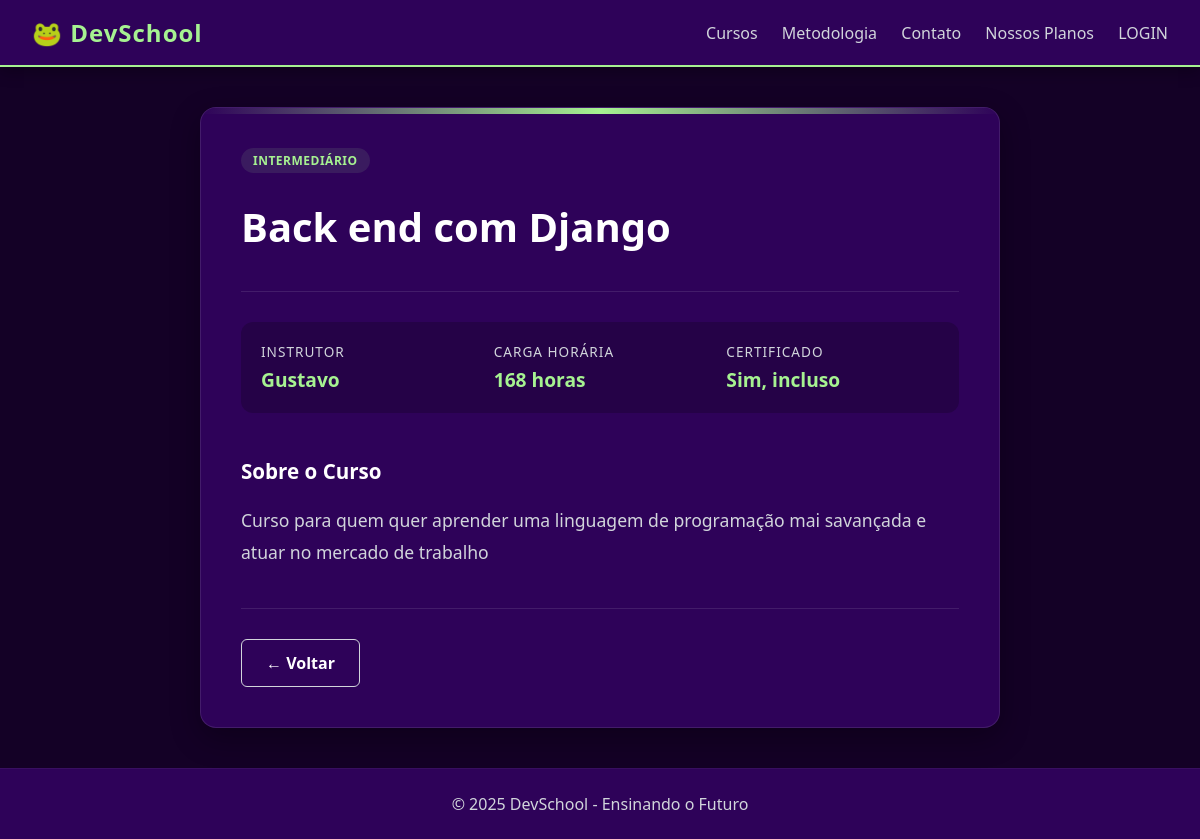
The app's page /curso/1/ with its own data.
### app/models.py (models this page shows, shortened)
class Curso(models.Model):
    nome = models.CharField(max_length=200)
    instrutor = models.CharField(max_length=100)
    carga_horaria = models.IntegerField()
    NIVEL_CHOICES = [
        ('Iniciante', 'Iniciante'),
        ('Intermediário', 'Intermediário'),
        ('Avançado', 'Avançado'),
    ]
    nivel = models.CharField(max_length=50, choices=NIVEL_CHOICES, default='Iniciante')
    descricao = models.CharField(max_length=1000, default ='')

### app/views.py (the view)
# urls.py: path('curso/<int:pk>/', views.curso_detalhe_view, name='curso_detalhe'),
def curso_detalhe_view(request, pk):
    curso = get_object_or_404(Curso, pk=pk)
    return render(request, 'curso_detalhe.html', {'curso': curso})

### app/templates/curso_detalhe.html (shortened to what this page needs)
{% extends 'base.html' %}
{% block conteudo %}
  <div class="detail-wrapper">
    <div class="detail-card">
      <div class="detail-header">
        <span class="badge-level">{{ curso.nivel }}</span>
        <h1 class="detail-title">{{ curso.nome }}</h1>
      </div>
      <div class="detail-stats">
        <div class="stat-item">
            <label>Instrutor</label>
            <span>{{ curso.instrutor }}</span>
        </div>
        <div class="stat-item">
            <label>Carga Horária</label>
            <span>{{ curso.carga_horaria }} horas</span>
        </div>
        <div class="stat-item">
            <label>Certificado</label>
            <span>Sim, incluso</span>
        </div>
      </div>
      <div class="detail-description">
        <h3 style="color: var(--text-main); margin-bottom: 15px;">Sobre o Curso</h3>
        {{ curso.descricao|linebreaks }}
      </div>
      <div class="detail-actions" style="justify-content: space-between; align-items: center;">
        <div>
            <a href="/" class="btn btn-outline" style="text-decoration: none;">
                ← Voltar
            </a>
        </div>
      </div>
    </div>
  </div>
{% endblock %}

### app/static/style.css (style rules this page uses)
:root { --background-color: #140126; --primary-surface: #2E0259; --accent-color: #A6F291; --contrast-text: #022601; --text-main: #ffffff; --text-secondary: #d1d5db; }
* { margin: 0; padding: 0; box-sizing: border-box; }
body { font-family: 'Segoe UI', Tahoma, Geneva, Verdana, sans-serif; background-color: var(--background-color); color: var(--text-main); display: flex; flex-direction: column; min-height: 100vh; }
h1, h3 { color: var(--text-main); margin-bottom: 20px; }
label { color: var(--text-secondary); font-weight: 500; font-size: 0.95rem; }
.btn { padding: 12px 24px; border-radius: 6px; font-weight: bold; font-size: 1rem; cursor: pointer; border: none; transition: transform 0.2s, opacity 0.2s; display: inline-block; text-align: center; }
.btn-outline { background: transparent; border: 1px solid var(--text-secondary); color: var(--text-main); }
.badge-level { display: inline-block; background-color: rgba(166, 242, 145, 0.1); color: var(--accent-color); font-size: 0.75rem; font-weight: bold; padding: 4px 12px; border-radius: 20px; text-transform: uppercase; letter-spacing: 0.5px; margin-bottom: 15px; }
.detail-wrapper { max-width: 800px; margin: 40px auto; }
.detail-card { background-color: var(--primary-surface); border: 1px solid rgba(255, 255, 255, 0.1); border-radius: 16px; padding: 40px; box-shadow: 0 10px 30px rgba(0, 0, 0, 0.3); position: relative; overflow: hidden; }
.detail-card::before { content: ''; position: absolute; top: 0; left: 0; width: 100%; height: 6px; background: linear-gradient(90deg, var(--primary-surface), var(--accent-color), var(--primary-surface)); }
.detail-header { margin-bottom: 30px; border-bottom: 1px solid rgba(255, 255, 255, 0.1); padding-bottom: 20px; }
.detail-title { color: var(--text-main); font-size: 2.5rem; margin-top: 15px; line-height: 1.2; }
.detail-stats { display: grid; grid-template-columns: repeat(auto-fit, minmax(200px, 1fr)); gap: 20px; margin-bottom: 40px; background-color: rgba(0, 0, 0, 0.2); padding: 20px; border-radius: 12px; }
.stat-item label { display: block; color: var(--text-secondary); font-size: 0.85rem; text-transform: uppercase; letter-spacing: 1px; margin-bottom: 5px; }
.stat-item span { color: var(--accent-color); font-size: 1.2rem; font-weight: bold; }
.detail-description { color: var(--text-secondary); font-size: 1.1rem; line-height: 1.8; margin-bottom: 40px; }
.detail-description h3 { color: var(--text-main); margin-top: 20px; }
.detail-actions { display: flex; gap: 15px; border-top: 1px solid rgba(255, 255, 255, 0.1); padding-top: 30px; }
:root { --danger-color: #ef4444; --danger-hover: #dc2626; }

### records on screen
Curso: nivel "INTERMEDIÁRIO", nome "Back end com Django", instrutor "Gustavo", carga_horaria "168", descricao "Curso para quem quer aprender uma linguagem de programação mai savançada e atuar no mercado de trabalho"
